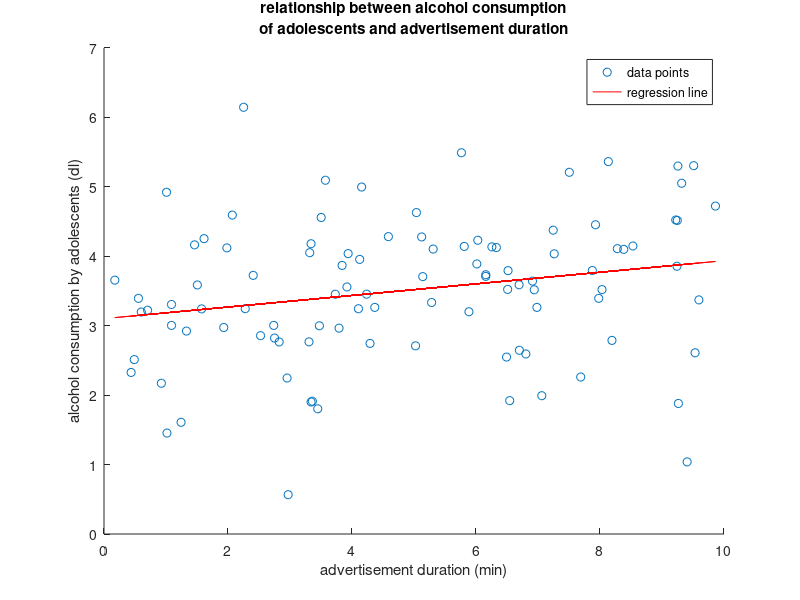

Write the MATLAB code that produced this figure.
%% 6.4
%% 6.4 load data

load('alcohol.mat');
%% 6.4 expectations
% i expect to find a positive correlation because a young brain is more 
% mallible and susceptable to manipulation by advertisement (citations 
% needed)

%% plot data
scatter(reclametijd, alcoholconsumptie);
xlabel('advertisement duration (min)');
ylabel('alcohol consumption by adolescents (dl)');
title([{'relationship between alcohol consumption'},
    {'of adolescents and advertisement duration'}]);

%% regression
[R,p] = corrcoef(reclametijd, alcoholconsumptie);
beta = polyfit(reclametijd, alcoholconsumptie, 1);
%% verify they are significantly correlated
% p < 0.05 therefore the findings are significant
% and the null hypothesis (no correlation) can be rejected

%% plot residuals

alcoholfit = polyval(beta, reclametijd);
res =  alcoholconsumptie - alcoholfit;
scatter(reclametijd, res, 'k');
xlabel('advertisement time (minutes)');
ylabel('residuals');
title('Residuals plot of alcohol consumption and advertisement time')
%% plot residuals - answer
% the residuals vary between a relatively tight domain [-3;3], so there is 
% indeed a linear relationship

%% predict 15 minutes
slope = beta(1);
intercept = beta(2);
prediction15 = 15*slope + intercept;
%% predict 15 minutes conclusion
% prediction15 = 4.3533, so we expect an adolescent to drink 4.3533 dl of
% alcohol on average after having watched 15 minutes of alcohol adverts

%% draw regression line
scatter(reclametijd, alcoholconsumptie, "DisplayName", "data points");
xlabel('advertisement duration (min)');
ylabel('alcohol consumption by adolescents (dl)');
title([{'relationship between alcohol consumption'},
    {'of adolescents and advertisement duration'}]);
hold on;
plot(reclametijd, alcoholfit, 'r-', "DisplayName", "regression line");
legend;

%% brief recommendation
% since the regression line shows a positive relationship between
% advertisement time and alcohol consumption amongst adolescents I would
% recommend the government limit the time alcohol ads can run or ban them
